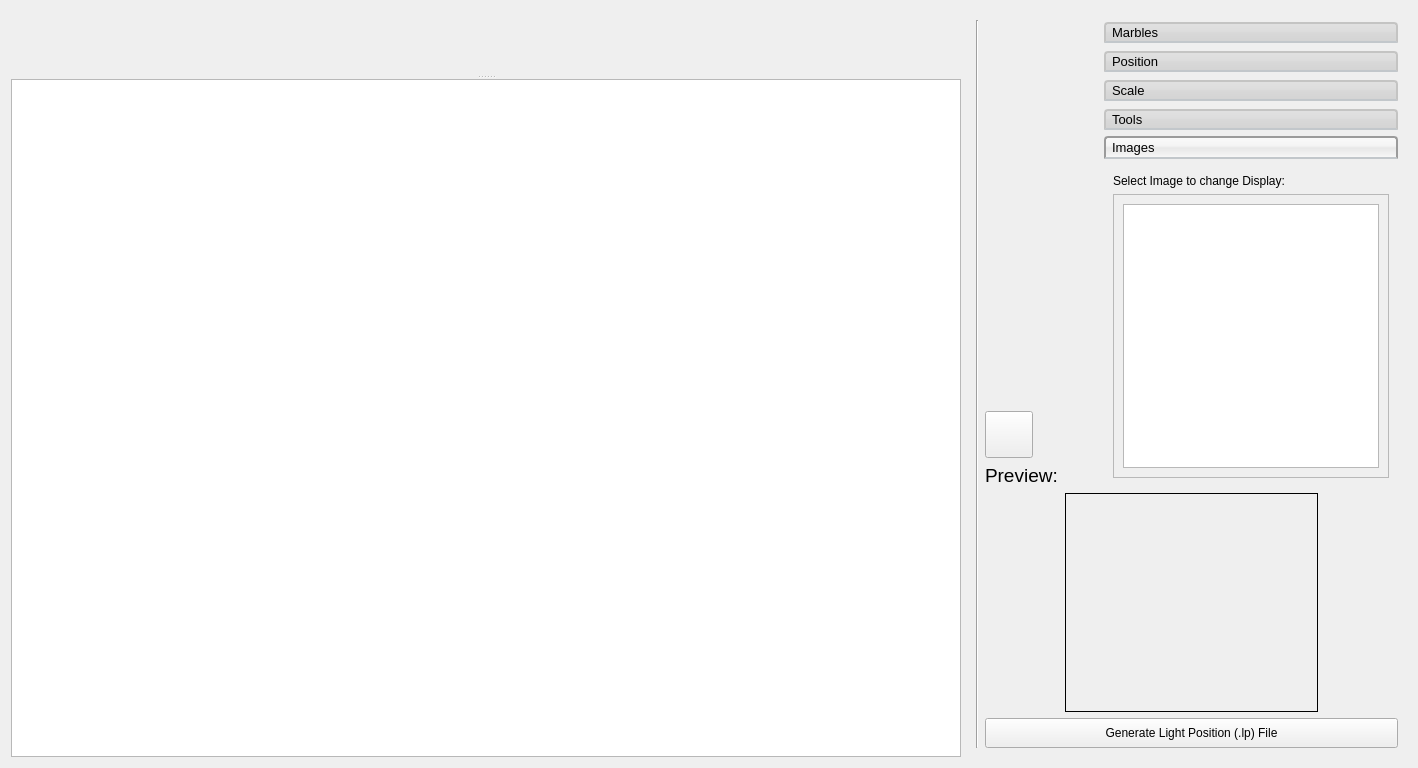
<?xml version="1.0" encoding="UTF-8"?>
<ui version="4.0">
 <class>marble_Widget</class>
 <widget class="QWidget" name="marble_Widget">
  <property name="geometry">
   <rect>
    <x>0</x>
    <y>0</y>
    <width>1418</width>
    <height>768</height>
   </rect>
  </property>
  <property name="sizePolicy">
   <sizepolicy hsizetype="MinimumExpanding" vsizetype="Maximum">
    <horstretch>0</horstretch>
    <verstretch>0</verstretch>
   </sizepolicy>
  </property>
  <property name="windowTitle">
   <string>Form</string>
  </property>
  <layout class="QGridLayout" name="gridLayout">
   <item row="0" column="0">
    <widget class="QSplitter" name="splitter">
     <property name="orientation">
      <enum>Qt::Vertical</enum>
     </property>
     <widget class="QLabel" name="image_Name">
      <property name="sizePolicy">
       <sizepolicy hsizetype="Preferred" vsizetype="Preferred">
        <horstretch>0</horstretch>
        <verstretch>0</verstretch>
       </sizepolicy>
      </property>
      <property name="font">
       <font>
        <pointsize>12</pointsize>
        <weight>75</weight>
        <italic>true</italic>
        <bold>true</bold>
       </font>
      </property>
      <property name="text">
       <string/>
      </property>
      <property name="alignment">
       <set>Qt::AlignCenter</set>
      </property>
     </widget>
     <widget class="QGraphicsView" name="marbleGraphicView">
      <property name="sizePolicy">
       <sizepolicy hsizetype="Expanding" vsizetype="Expanding">
        <horstretch>0</horstretch>
        <verstretch>0</verstretch>
       </sizepolicy>
      </property>
      <property name="backgroundBrush">
       <brush brushstyle="SolidPattern">
        <color alpha="255">
         <red>0</red>
         <green>0</green>
         <blue>0</blue>
        </color>
       </brush>
      </property>
     </widget>
    </widget>
   </item>
   <item row="0" column="1">
    <widget class="QWidget" name="sidebarContainerWidget" native="true">
     <property name="sizePolicy">
      <sizepolicy hsizetype="Maximum" vsizetype="Expanding">
       <horstretch>0</horstretch>
       <verstretch>0</verstretch>
      </sizepolicy>
     </property>
     <layout class="QHBoxLayout" name="horizontalLayout">
      <item>
       <widget class="Line" name="line_2">
        <property name="orientation">
         <enum>Qt::Vertical</enum>
        </property>
       </widget>
      </item>
      <item>
       <layout class="QVBoxLayout" name="sidebarLayout">
        <property name="sizeConstraint">
         <enum>QLayout::SetMaximumSize</enum>
        </property>
        <item>
         <layout class="QHBoxLayout" name="UpperLayout">
          <item>
           <layout class="QVBoxLayout" name="PreviewSwapLayout">
            <item>
             <spacer name="verticalSpacer_6">
              <property name="orientation">
               <enum>Qt::Vertical</enum>
              </property>
              <property name="sizeHint" stdset="0">
               <size>
                <width>20</width>
                <height>40</height>
               </size>
              </property>
             </spacer>
            </item>
            <item>
             <widget class="QToolButton" name="swap_Button">
              <property name="text">
               <string/>
              </property>
              <property name="icon">
               <iconset>
                <normalon>:/noun_swap_99117.png</normalon>
               </iconset>
              </property>
              <property name="iconSize">
               <size>
                <width>40</width>
                <height>40</height>
               </size>
              </property>
             </widget>
            </item>
            <item>
             <widget class="QLabel" name="Preview">
              <property name="font">
               <font>
                <family>MS Shell Dlg 2</family>
                <pointsize>14</pointsize>
                <weight>9</weight>
                <italic>false</italic>
                <bold>false</bold>
                <kerning>true</kerning>
               </font>
              </property>
              <property name="styleSheet">
               <string notr="true">font: 75 14pt &quot;MS Shell Dlg 2&quot;;</string>
              </property>
              <property name="text">
               <string>Preview:</string>
              </property>
             </widget>
            </item>
           </layout>
          </item>
          <item>
           <spacer name="horizontalSpacer_3">
            <property name="orientation">
             <enum>Qt::Horizontal</enum>
            </property>
            <property name="sizeType">
             <enum>QSizePolicy::Preferred</enum>
            </property>
            <property name="sizeHint" stdset="0">
             <size>
              <width>40</width>
              <height>20</height>
             </size>
            </property>
           </spacer>
          </item>
          <item>
           <widget class="QToolBox" name="toolBox">
            <property name="font">
             <font>
              <family>MS Shell Dlg 2</family>
              <pointsize>10</pointsize>
              <weight>50</weight>
              <italic>false</italic>
              <bold>false</bold>
             </font>
            </property>
            <property name="styleSheet">
             <string notr="true">QToolBox::tab {
background: qlineargradient(x1: 0, y1: 0, x2: 0, y2: 1, stop: 0 #E1E1E1, stop: 0.4 #DDDDDD, stop: 0.5 #D8D8D8, stop: 1.0 #D3D3D3);
border: 2px solid #C4C4C3;
border-bottom-color: #C2C7CB; /* same as the pane color */
border-top-left-radius: 4px;
border-top-right-radius: 4px;
font: 11pt &quot;MS Shell Dlg 2&quot;;
min-width: 8ex;
padding: 2px;
}
QToolBox::tab:selected, QTabBar::tab:hover {
background: qlineargradient(x1: 0, y1: 0, x2: 0, y2: 1, stop: 0 #fafafa, stop: 0.4 #f4f4f4, stop: 0.5 #e7e7e7, stop: 1.0 #fafafa);
}
QToolBox::tab:selected {
border-color: #9B9B9B;
border-bottom-color: #C2C7CB; /* same as pane color */
}
QToolBox::tab:!selected {
margin-top: 2px; /* make non-selected tabs look smaller */
}
/*
QToolBox::tab:selected {
    font: italic;
    color: white;
}*/</string>
            </property>
            <property name="currentIndex">
             <number>4</number>
            </property>
            <widget class="QWidget" name="marble_Page">
             <property name="geometry">
              <rect>
               <x>0</x>
               <y>0</y>
               <width>296</width>
               <height>315</height>
              </rect>
             </property>
             <attribute name="label">
              <string>Marbles</string>
             </attribute>
             <layout class="QVBoxLayout" name="verticalLayout_8">
              <item>
               <layout class="QVBoxLayout" name="verticalLayout">
                <item>
                 <widget class="QScrollArea" name="scrollArea_3">
                  <property name="widgetResizable">
                   <bool>true</bool>
                  </property>
                  <widget class="QWidget" name="scrollAreaWidgetContents_3">
                   <property name="geometry">
                    <rect>
                     <x>0</x>
                     <y>0</y>
                     <width>274</width>
                     <height>262</height>
                    </rect>
                   </property>
                   <layout class="QVBoxLayout" name="verticalLayout_7">
                    <item>
                     <widget class="QListWidget" name="listWidget_2">
                      <property name="editTriggers">
                       <set>QAbstractItemView::NoEditTriggers</set>
                      </property>
                      <property name="defaultDropAction">
                       <enum>Qt::IgnoreAction</enum>
                      </property>
                      <property name="itemAlignment">
                       <set>Qt::AlignLeading</set>
                      </property>
                     </widget>
                    </item>
                   </layout>
                  </widget>
                 </widget>
                </item>
                <item>
                 <layout class="QHBoxLayout" name="horizontalLayout_5">
                  <item>
                   <widget class="QPushButton" name="add_Marble_Button">
                    <property name="text">
                     <string>Add Marble</string>
                    </property>
                   </widget>
                  </item>
                  <item>
                   <widget class="QPushButton" name="remove_Marble_Button">
                    <property name="enabled">
                     <bool>false</bool>
                    </property>
                    <property name="text">
                     <string>Remove Marble</string>
                    </property>
                   </widget>
                  </item>
                 </layout>
                </item>
               </layout>
              </item>
             </layout>
            </widget>
            <widget class="QWidget" name="movement_Page">
             <property name="geometry">
              <rect>
               <x>0</x>
               <y>0</y>
               <width>258</width>
               <height>315</height>
              </rect>
             </property>
             <attribute name="label">
              <string>Position</string>
             </attribute>
             <layout class="QVBoxLayout" name="verticalLayout_12">
              <item>
               <layout class="QVBoxLayout" name="verticalLayout_2">
                <item>
                 <widget class="QLabel" name="label_X">
                  <property name="font">
                   <font>
                    <family>MS Shell Dlg 2</family>
                    <pointsize>10</pointsize>
                    <weight>50</weight>
                    <italic>false</italic>
                    <bold>false</bold>
                   </font>
                  </property>
                  <property name="text">
                   <string>X Position:</string>
                  </property>
                  <property name="alignment">
                   <set>Qt::AlignBottom|Qt::AlignLeading|Qt::AlignLeft</set>
                  </property>
                 </widget>
                </item>
                <item>
                 <widget class="QSpinBox" name="spin_Box_X">
                  <property name="toolTip">
                   <string>X Value of Sphere</string>
                  </property>
                  <property name="maximum">
                   <number>2088</number>
                  </property>
                  <property name="value">
                   <number>0</number>
                  </property>
                 </widget>
                </item>
                <item>
                 <widget class="QSlider" name="horizontal_Slider_X">
                  <property name="maximum">
                   <number>2088</number>
                  </property>
                  <property name="value">
                   <number>0</number>
                  </property>
                  <property name="sliderPosition">
                   <number>0</number>
                  </property>
                  <property name="orientation">
                   <enum>Qt::Horizontal</enum>
                  </property>
                 </widget>
                </item>
                <item>
                 <widget class="QLabel" name="label_Y">
                  <property name="enabled">
                   <bool>true</bool>
                  </property>
                  <property name="font">
                   <font>
                    <family>MS Shell Dlg 2</family>
                    <pointsize>10</pointsize>
                    <weight>50</weight>
                    <italic>false</italic>
                    <bold>false</bold>
                   </font>
                  </property>
                  <property name="text">
                   <string>Y Position:</string>
                  </property>
                  <property name="alignment">
                   <set>Qt::AlignBottom|Qt::AlignLeading|Qt::AlignLeft</set>
                  </property>
                 </widget>
                </item>
                <item>
                 <widget class="QSpinBox" name="spin_Box_Y">
                  <property name="maximum">
                   <number>1387</number>
                  </property>
                  <property name="value">
                   <number>0</number>
                  </property>
                 </widget>
                </item>
                <item>
                 <widget class="QSlider" name="horizontal_Slider_Y">
                  <property name="maximum">
                   <number>1387</number>
                  </property>
                  <property name="value">
                   <number>0</number>
                  </property>
                  <property name="orientation">
                   <enum>Qt::Horizontal</enum>
                  </property>
                 </widget>
                </item>
                <item>
                 <spacer name="verticalSpacer">
                  <property name="orientation">
                   <enum>Qt::Vertical</enum>
                  </property>
                  <property name="sizeHint" stdset="0">
                   <size>
                    <width>20</width>
                    <height>40</height>
                   </size>
                  </property>
                 </spacer>
                </item>
               </layout>
              </item>
             </layout>
            </widget>
            <widget class="QWidget" name="scale_Page">
             <property name="geometry">
              <rect>
               <x>0</x>
               <y>0</y>
               <width>258</width>
               <height>315</height>
              </rect>
             </property>
             <attribute name="label">
              <string>Scale</string>
             </attribute>
             <layout class="QVBoxLayout" name="verticalLayout_13">
              <item>
               <layout class="QVBoxLayout" name="verticalLayout_3">
                <item>
                 <widget class="QLabel" name="radius_Label">
                  <property name="text">
                   <string>Radius</string>
                  </property>
                  <property name="alignment">
                   <set>Qt::AlignBottom|Qt::AlignLeading|Qt::AlignLeft</set>
                  </property>
                 </widget>
                </item>
                <item>
                 <widget class="QDoubleSpinBox" name="spin_Box_Radius">
                  <property name="toolTip">
                   <string>Selecter for Radius of Sphere</string>
                  </property>
                  <property name="minimum">
                   <double>50.000000000000000</double>
                  </property>
                  <property name="maximum">
                   <double>500.000000000000000</double>
                  </property>
                  <property name="value">
                   <double>100.000000000000000</double>
                  </property>
                 </widget>
                </item>
                <item>
                 <widget class="QSlider" name="horizontal_Slider_Radius">
                  <property name="minimum">
                   <number>50</number>
                  </property>
                  <property name="maximum">
                   <number>500</number>
                  </property>
                  <property name="value">
                   <number>100</number>
                  </property>
                  <property name="orientation">
                   <enum>Qt::Horizontal</enum>
                  </property>
                 </widget>
                </item>
                <item>
                 <widget class="Line" name="line">
                  <property name="orientation">
                   <enum>Qt::Horizontal</enum>
                  </property>
                 </widget>
                </item>
                <item>
                 <widget class="QCheckBox" name="check_Box_Spherical">
                  <property name="text">
                   <string>Force Circular?</string>
                  </property>
                  <property name="checked">
                   <bool>true</bool>
                  </property>
                 </widget>
                </item>
                <item>
                 <spacer name="verticalSpacer_2">
                  <property name="orientation">
                   <enum>Qt::Vertical</enum>
                  </property>
                  <property name="sizeHint" stdset="0">
                   <size>
                    <width>20</width>
                    <height>40</height>
                   </size>
                  </property>
                 </spacer>
                </item>
               </layout>
              </item>
             </layout>
            </widget>
            <widget class="QWidget" name="tools_Page">
             <property name="geometry">
              <rect>
               <x>0</x>
               <y>0</y>
               <width>241</width>
               <height>316</height>
              </rect>
             </property>
             <attribute name="label">
              <string>Tools</string>
             </attribute>
             <layout class="QVBoxLayout" name="verticalLayout_11">
              <item>
               <layout class="QVBoxLayout" name="verticalLayout_4">
                <property name="spacing">
                 <number>4</number>
                </property>
                <item alignment="Qt::AlignBottom">
                 <widget class="QLabel" name="zoom_Label">
                  <property name="text">
                   <string>Zoom:</string>
                  </property>
                 </widget>
                </item>
                <item>
                 <layout class="QHBoxLayout" name="horizontalLayout_2">
                  <item>
                   <widget class="QPushButton" name="zoom_Out_Button">
                    <property name="text">
                     <string>Zoom Out</string>
                    </property>
                   </widget>
                  </item>
                  <item>
                   <widget class="QPushButton" name="zoom_In_Button">
                    <property name="text">
                     <string>Zoom In</string>
                    </property>
                   </widget>
                  </item>
                 </layout>
                </item>
                <item>
                 <widget class="QPushButton" name="zoom_Reset_Button">
                  <property name="text">
                   <string>Reset</string>
                  </property>
                 </widget>
                </item>
                <item>
                 <spacer name="verticalSpacer_4">
                  <property name="orientation">
                   <enum>Qt::Vertical</enum>
                  </property>
                  <property name="sizeHint" stdset="0">
                   <size>
                    <width>20</width>
                    <height>40</height>
                   </size>
                  </property>
                 </spacer>
                </item>
                <item>
                 <widget class="Line" name="seperator">
                  <property name="orientation">
                   <enum>Qt::Horizontal</enum>
                  </property>
                 </widget>
                </item>
                <item alignment="Qt::AlignBottom">
                 <widget class="QLabel" name="colour_Label">
                  <property name="text">
                   <string>Marker Colour:</string>
                  </property>
                 </widget>
                </item>
                <item>
                 <layout class="QVBoxLayout" name="verticalLayout_5">
                  <item>
                   <widget class="QLabel" name="label_Red">
                    <property name="text">
                     <string>   Red:</string>
                    </property>
                   </widget>
                  </item>
                  <item>
                   <widget class="QScrollBar" name="horizontal_Scroll_Bar_Red">
                    <property name="autoFillBackground">
                     <bool>false</bool>
                    </property>
                    <property name="styleSheet">
                     <string notr="true">QScrollBar:horizontal {
    border: 0px solid white;
    background: qlineargradient(spread:pad, x1:0, y1:0, x2:1, y2:0, stop:0 rgba(0, 0, 0, 255), stop:1 rgba(255, 255, 255, 255));
    height: 15px;
    margin: 0px 20px 0 20px;
}

QScrollBar::handle:horizontal {
    background: rgb(255, 0, 0);
    min-width: 20px;
	border: 1px solid black;
}

QScrollBar:left-arrow:horizontal, QScrollBar::right-arrow:horizontal {
    border: 2px solid grey;
    width: 3px;
    height: 3px;
    background: white;
}

QScrollBar::add-page:horizontal, QScrollBar::sub-page:horizontal {
    background: none;
}

QScrollBar::add-line:horizontal {
    border: 2px solid black;
    background:grey;
    width: 20px;
    subcontrol-position: right;
    subcontrol-origin: margin;
}

QScrollBar::sub-line:horizontal {
    border: 2px solid black;
    background: grey;
    width: 20px;
    subcontrol-position: left;
    subcontrol-origin: margin;
}</string>
                    </property>
                    <property name="maximum">
                     <number>255</number>
                    </property>
                    <property name="orientation">
                     <enum>Qt::Horizontal</enum>
                    </property>
                   </widget>
                  </item>
                  <item>
                   <widget class="QLabel" name="label_Green">
                    <property name="text">
                     <string>   Green:</string>
                    </property>
                   </widget>
                  </item>
                  <item>
                   <widget class="QScrollBar" name="horizontal_Scroll_Bar_Green">
                    <property name="styleSheet">
                     <string notr="true">QScrollBar:horizontal {
    border: 0px solid white;
    background: qlineargradient(spread:pad, x1:0, y1:0, x2:1, y2:0, stop:0 rgba(0, 0, 0, 255), stop:1 rgba(255, 255, 255, 255));
    height: 15px;
    margin: 0px 20px 0 20px;
}

QScrollBar::handle:horizontal {
    background: rgb(0, 255, 0);
    min-width: 20px;
	border: 1px solid black;
}

QScrollBar:left-arrow:horizontal, QScrollBar::right-arrow:horizontal {
    border: 2px solid grey;
    width: 3px;
    height: 3px;
    background: white;
}

QScrollBar::add-page:horizontal, QScrollBar::sub-page:horizontal {
    background: none;
}

QScrollBar::add-line:horizontal {
    border: 2px solid black;
    background:grey;
    width: 20px;
    subcontrol-position: right;
    subcontrol-origin: margin;
}

QScrollBar::sub-line:horizontal {
    border: 2px solid black;
    background: grey;
    width: 20px;
    subcontrol-position: left;
    subcontrol-origin: margin;
}</string>
                    </property>
                    <property name="maximum">
                     <number>255</number>
                    </property>
                    <property name="value">
                     <number>255</number>
                    </property>
                    <property name="orientation">
                     <enum>Qt::Horizontal</enum>
                    </property>
                   </widget>
                  </item>
                  <item>
                   <widget class="QLabel" name="label_Blue">
                    <property name="text">
                     <string>   Blue:</string>
                    </property>
                   </widget>
                  </item>
                  <item>
                   <widget class="QScrollBar" name="horizontal_Scroll_Bar_Blue">
                    <property name="styleSheet">
                     <string notr="true">QScrollBar:horizontal {
    border: 0px solid white;
    background: qlineargradient(spread:pad, x1:0, y1:0, x2:1, y2:0, stop:0 rgba(0, 0, 0, 255), stop:1 rgba(255, 255, 255, 255));
    height: 15px;
    margin: 0px 20px 0 20px;
}

QScrollBar::handle:horizontal {
    background: rgb(0, 0, 255);
    min-width: 20px;
	border: 1px solid black;
}

QScrollBar:left-arrow:horizontal, QScrollBar::right-arrow:horizontal {
    border: 2px solid grey;
    width: 3px;
    height: 3px;
    background: white;
}

QScrollBar::add-page:horizontal, QScrollBar::sub-page:horizontal {
    background: none;
}

QScrollBar::add-line:horizontal {
    border: 2px solid black;
    background:grey;
    width: 20px;
    subcontrol-position: right;
    subcontrol-origin: margin;
}

QScrollBar::sub-line:horizontal {
    border: 2px solid black;
    background: grey;
    width: 20px;
    subcontrol-position: left;
    subcontrol-origin: margin;
}</string>
                    </property>
                    <property name="maximum">
                     <number>255</number>
                    </property>
                    <property name="orientation">
                     <enum>Qt::Horizontal</enum>
                    </property>
                   </widget>
                  </item>
                  <item alignment="Qt::AlignRight">
                   <widget class="QToolButton" name="colour_Selector_Button">
                    <property name="text">
                     <string>...</string>
                    </property>
                   </widget>
                  </item>
                 </layout>
                </item>
                <item>
                 <spacer name="verticalSpacer_5">
                  <property name="orientation">
                   <enum>Qt::Vertical</enum>
                  </property>
                  <property name="sizeHint" stdset="0">
                   <size>
                    <width>20</width>
                    <height>40</height>
                   </size>
                  </property>
                 </spacer>
                </item>
                <item>
                 <widget class="Line" name="seperator_2">
                  <property name="orientation">
                   <enum>Qt::Horizontal</enum>
                  </property>
                 </widget>
                </item>
                <item>
                 <widget class="QLabel" name="label_2">
                  <property name="text">
                   <string>Image Manipulation:</string>
                  </property>
                 </widget>
                </item>
                <item>
                 <layout class="QHBoxLayout" name="horizontalLayout_3">
                  <item>
                   <spacer name="horizontalSpacer_4">
                    <property name="orientation">
                     <enum>Qt::Horizontal</enum>
                    </property>
                    <property name="sizeHint" stdset="0">
                     <size>
                      <width>40</width>
                      <height>20</height>
                     </size>
                    </property>
                   </spacer>
                  </item>
                  <item>
                   <layout class="QVBoxLayout" name="verticalLayout_6">
                    <item>
                     <widget class="QCheckBox" name="checkBox">
                      <property name="text">
                       <string>Average Images</string>
                      </property>
                     </widget>
                    </item>
                   </layout>
                  </item>
                 </layout>
                </item>
               </layout>
              </item>
             </layout>
            </widget>
            <widget class="QWidget" name="images_Page">
             <property name="geometry">
              <rect>
               <x>0</x>
               <y>0</y>
               <width>294</width>
               <height>315</height>
              </rect>
             </property>
             <attribute name="label">
              <string>Images</string>
             </attribute>
             <layout class="QVBoxLayout" name="verticalLayout_9">
              <item>
               <widget class="QLabel" name="label">
                <property name="text">
                 <string>Select Image to change Display:</string>
                </property>
               </widget>
              </item>
              <item>
               <widget class="QScrollArea" name="scrollArea_2">
                <property name="widgetResizable">
                 <bool>true</bool>
                </property>
                <widget class="QWidget" name="scrollAreaWidgetContents_2">
                 <property name="geometry">
                  <rect>
                   <x>0</x>
                   <y>0</y>
                   <width>274</width>
                   <height>276</height>
                  </rect>
                 </property>
                 <property name="sizePolicy">
                  <sizepolicy hsizetype="Preferred" vsizetype="Preferred">
                   <horstretch>0</horstretch>
                   <verstretch>0</verstretch>
                  </sizepolicy>
                 </property>
                 <layout class="QVBoxLayout" name="verticalLayout_10">
                  <item>
                   <widget class="QListWidget" name="listWidget">
                    <property name="sizePolicy">
                     <sizepolicy hsizetype="Preferred" vsizetype="Expanding">
                      <horstretch>0</horstretch>
                      <verstretch>0</verstretch>
                     </sizepolicy>
                    </property>
                    <property name="editTriggers">
                     <set>QAbstractItemView::NoEditTriggers</set>
                    </property>
                    <property name="defaultDropAction">
                     <enum>Qt::IgnoreAction</enum>
                    </property>
                    <property name="itemAlignment">
                     <set>Qt::AlignLeading</set>
                    </property>
                   </widget>
                  </item>
                 </layout>
                </widget>
               </widget>
              </item>
             </layout>
            </widget>
           </widget>
          </item>
          <item>
           <layout class="QVBoxLayout" name="ToolboxLayout"/>
          </item>
         </layout>
        </item>
        <item>
         <layout class="QHBoxLayout" name="previewLayout">
          <item>
           <spacer name="horizontalSpacer">
            <property name="orientation">
             <enum>Qt::Horizontal</enum>
            </property>
            <property name="sizeType">
             <enum>QSizePolicy::Minimum</enum>
            </property>
            <property name="sizeHint" stdset="0">
             <size>
              <width>80</width>
              <height>20</height>
             </size>
            </property>
           </spacer>
          </item>
          <item>
           <widget class="QLabel" name="preivew_Label">
            <property name="sizePolicy">
             <sizepolicy hsizetype="Maximum" vsizetype="Preferred">
              <horstretch>0</horstretch>
              <verstretch>0</verstretch>
             </sizepolicy>
            </property>
            <property name="minimumSize">
             <size>
              <width>219</width>
              <height>219</height>
             </size>
            </property>
            <property name="maximumSize">
             <size>
              <width>389</width>
              <height>219</height>
             </size>
            </property>
            <property name="frameShape">
             <enum>QFrame::Panel</enum>
            </property>
            <property name="frameShadow">
             <enum>QFrame::Plain</enum>
            </property>
            <property name="lineWidth">
             <number>1</number>
            </property>
            <property name="text">
             <string notr="true"/>
            </property>
            <property name="scaledContents">
             <bool>true</bool>
            </property>
           </widget>
          </item>
          <item>
           <spacer name="horizontalSpacer_2">
            <property name="orientation">
             <enum>Qt::Horizontal</enum>
            </property>
            <property name="sizeType">
             <enum>QSizePolicy::Minimum</enum>
            </property>
            <property name="sizeHint" stdset="0">
             <size>
              <width>80</width>
              <height>20</height>
             </size>
            </property>
           </spacer>
          </item>
         </layout>
        </item>
        <item>
         <widget class="QPushButton" name="test_Button">
          <property name="sizePolicy">
           <sizepolicy hsizetype="MinimumExpanding" vsizetype="Fixed">
            <horstretch>0</horstretch>
            <verstretch>0</verstretch>
           </sizepolicy>
          </property>
          <property name="minimumSize">
           <size>
            <width>0</width>
            <height>30</height>
           </size>
          </property>
          <property name="text">
           <string>Generate Light Position (.lp) File</string>
          </property>
         </widget>
        </item>
       </layout>
      </item>
     </layout>
    </widget>
   </item>
  </layout>
 </widget>
 <resources/>
 <connections/>
</ui>
